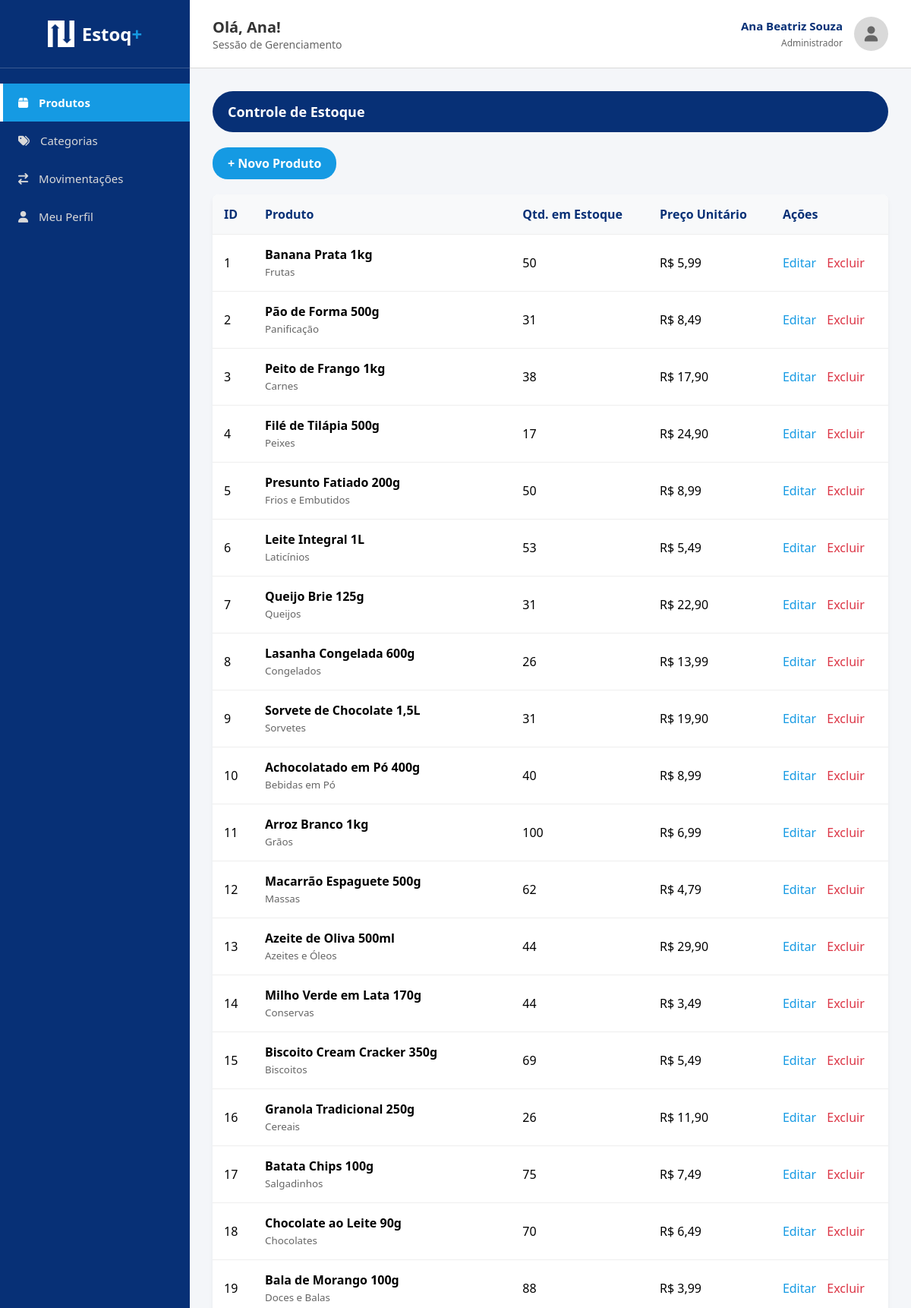
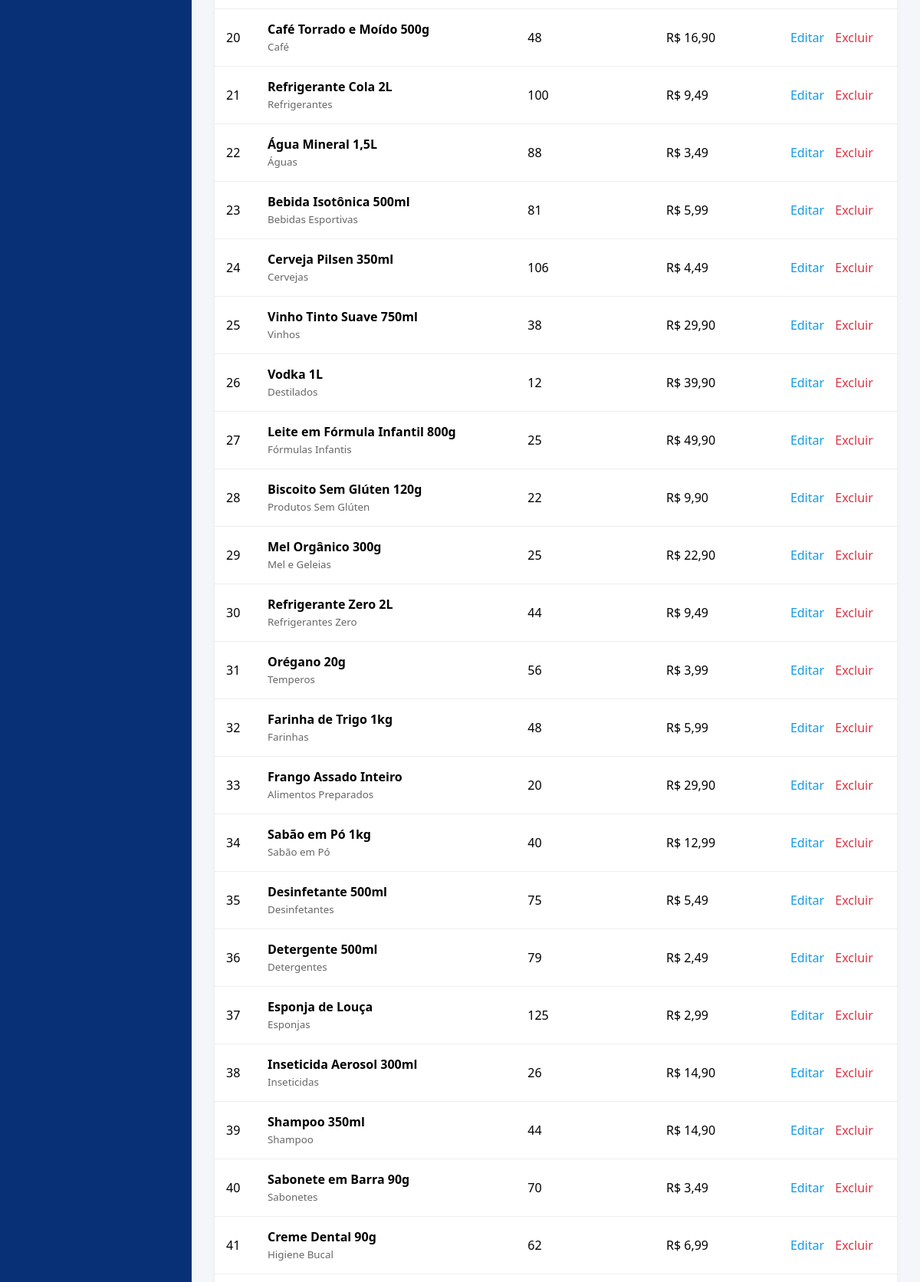
The app's page /produtos/index.php (signed in, upper part) with its own data (2 pictures, top to bottom).
### tables this page shows
CREATE TABLE `produtos` (
  `id_produto` int(11) NOT NULL,
  `codigo` varchar(50) NOT NULL,
  `nome` varchar(150) NOT NULL,
  `id_categoria` int(11) NOT NULL,
  `quantidade_estoque` int(11) NOT NULL DEFAULT 0,
  `preco_venda` decimal(10,2) NOT NULL
);

CREATE TABLE `categorias` (
  `id_categoria` int(11) NOT NULL,
  `nome` varchar(100) NOT NULL
);

### produtos/index.php (the view, shortened to what this page needs)
<?php
require '../config/conexao.php';
$sql = "SELECT p.id_produto, p.codigo, p.nome, p.quantidade_estoque, p.preco_venda, c.nome AS categoria
        FROM produtos p
        INNER JOIN categorias c ON p.id_categoria = c.id_categoria
        ORDER BY p.id_produto";
$resultado = $conn->query($sql);
require '../includes/header.php';
?>
<div class="page-title-bar">Controle de Estoque</div>
<a href="criar.php" class="btn-primary">+ Novo Produto</a>
<table>
    <thead>
        <tr>
            <th>ID</th>
            <th>Produto</th>
            <th>Qtd. em Estoque</th>
            <th>Preço Unitário</th>
            <th>Ações</th>
        </tr>
    </thead>
    <tbody>
        <?php while($produto = $resultado->fetch_assoc()): ?>
            <tr>
                <td><?= $produto['id_produto'] ?></td>
                <td>
                    <strong><?= htmlspecialchars($produto['nome']) ?></strong><br>
                    <small style="color: #666;"><?= htmlspecialchars($produto['categoria']) ?></small>
                </td>
                <td><?= $produto['quantidade_estoque'] ?></td>
                <td>R$ <?= number_format($produto['preco_venda'], 2, ',', '.') ?></td>
                <td>
                    <a href="editar.php?id=<?= $produto['id_produto'] ?>" style="color: #159AE3; text-decoration: none; margin-right: 10px;">Editar</a>
                    <a href="deletar.php?id=<?= $produto['id_produto'] ?>" style="color: #dc3545; text-decoration: none;" onclick="return confirm('Excluir este produto?')">Excluir</a>
                </td>
            </tr>
        <?php endwhile; ?>
    </tbody>
</table>
<?php
require '../includes/footer.php';
?>

### includes/header.php (shortened to what this page needs)
<!DOCTYPE html>
<html lang="pt-br">
<head>
    <link rel="stylesheet" href="/estoque_web/css/style.css">
    <link rel="stylesheet" href="https://cdnjs.cloudflare.com/ajax/libs/font-awesome/6.4.0/css/all.min.css">
</head>
<body>
    <nav class="sidebar">
        <div class="sidebar-logo" style="gap: 10px;">
            <img src="/estoque_web/img/logo.png" alt="Ícone Estoq+" style="max-height: 35px; width: auto;">
            <h2 style="color: white; margin: 0; font-size: 24px;">Estoq<span style="color: #159AE3;">+</span></h2>
        </div>
        <div class="sidebar-menu">
            <a href="/estoque_web/produtos/index.php" class="<?= strpos($_SERVER['PHP_SELF'], 'produtos') !== false ? 'active' : '' ?>">
                <i class="fa-solid fa-box" style="margin-right: 10px;"></i> Produtos
            </a>
            <a href="/estoque_web/categorias/index.php" class="<?= strpos($_SERVER['PHP_SELF'], 'categorias') !== false ? 'active' : '' ?>">
                <i class="fa-solid fa-tags" style="margin-right: 10px;"></i> Categorias
            </a>
            <a href="/estoque_web/movimentacoes/index.php" class="<?= strpos($_SERVER['PHP_SELF'], 'movimentacoes') !== false ? 'active' : '' ?>">
                <i class="fa-solid fa-arrow-right-arrow-left" style="margin-right: 10px;"></i> Movimentações
            </a>
            <a href="/estoque_web/perfil.php" class="<?= strpos($_SERVER['PHP_SELF'], 'perfil.php') !== false ? 'active' : '' ?>">
                <i class="fa-solid fa-user" style="margin-right: 10px;"></i> Meu Perfil
            </a>
        </div>
    </nav>
    <main class="main-content">
        <header class="topbar">
            <div class="topbar-welcome">
                <h1>Olá, <?= explode(' ', $_SESSION['usuario_nome'])[0] ?>!</h1>
                <p>Sessão de Gerenciamento</p>
            </div>
            <div class="topbar-user">
                <div class="user-info">
                    <strong><?= htmlspecialchars($_SESSION['usuario_nome']) ?></strong>
                    <span><?= htmlspecialchars($_SESSION['usuario_cargo']) ?></span>
                </div>
                <div class="user-avatar">
                    <i class="fa-solid fa-user"></i>
                </div>
            </div>
        </header>
        <div class="page-content">

### includes/footer.php (shortened to what this page needs)
        </div>
    </main>
</body>
</html>

### css/style.css (style rules this page uses)
* { margin: 0; padding: 0; box-sizing: border-box; font-family: 'Segoe UI', Tahoma, Geneva, Verdana, sans-serif; }
body { background-color: #f4f6f9; display: flex; height: 100vh; overflow: hidden; }
.sidebar { width: 250px; background-color: #073076; color: white; display: flex; flex-direction: column; flex-shrink: 0; }
.sidebar-logo { height: 90px; min-height: 90px; flex-shrink: 0; display: flex; align-items: center; justify-content: center; padding: 0; border-bottom: 1px solid rgba(255,255,255,0.2); }
.sidebar-logo h2 { margin: 0; }
.sidebar-logo img { max-width: 150px; }
.sidebar-menu { flex: 1; padding: 20px 0; }
.sidebar-menu a { display: block; color: #D9D9D9; text-decoration: none; padding: 15px 20px; font-size: 15px; transition: 0.3s; border-left: 4px solid transparent; }
.sidebar-menu a.active { background-color: #159AE3; color: white; border-left: 4px solid white; font-weight: bold; }
.main-content { flex: 1; display: flex; flex-direction: column; overflow-y: auto; }
.topbar { background-color: white; height: 90px; min-height: 90px; flex-shrink: 0; display: flex; justify-content: space-between; align-items: center; padding: 0 30px; border-bottom: 1px solid #D9D9D9; position: sticky; top: 0; z-index: 100; }
.topbar-welcome h1 { font-size: 20px; color: #333; }
.topbar-welcome p { font-size: 14px; color: #666; }
.topbar-user { display: flex; align-items: center; gap: 15px; }
.user-info { text-align: right; }
.user-info strong { display: block; color: #073076; font-size: 15px; }
.user-info span { font-size: 12px; color: #666; }
.user-avatar { width: 45px; height: 45px; background-color: #D9D9D9; border-radius: 50%; display: flex; justify-content: center; align-items: center; font-size: 20px; color: #666; }
.page-content { padding: 30px; }
.page-title-bar { background-color: #073076; color: white; padding: 15px 20px; border-radius: 30px; margin-bottom: 20px; font-size: 18px; font-weight: bold; }
table { width: 100%; border-collapse: collapse; background: white; box-shadow: 0 4px 6px rgba(0,0,0,0.05); border-radius: 8px; overflow: hidden; }
th, td { padding: 15px; text-align: left; border-bottom: 1px solid #eee; }
th { background-color: #f8f9fa; color: #073076; font-weight: bold; }
.btn-primary { background-color: #159AE3; color: white; padding: 10px 20px; text-decoration: none; border-radius: 20px; border: none; cursor: pointer; font-weight: bold; display: inline-block; margin-bottom: 20px; transition: 0.3s; }

### records on screen
produtos: id_produto "1", nome "Banana Prata 1kg", id_categoria.nome "Frutas", quantidade_estoque "50", preco_venda "5,99"
produtos: id_produto "2", nome "Pão de Forma 500g", id_categoria.nome "Panificação", quantidade_estoque "31", preco_venda "8,49"
produtos: id_produto "3", nome "Peito de Frango 1kg", id_categoria.nome "Carnes", quantidade_estoque "38", preco_venda "17,90"
produtos: id_produto "4", nome "Filé de Tilápia 500g", id_categoria.nome "Peixes", quantidade_estoque "17", preco_venda "24,90"
produtos: id_produto "5", nome "Presunto Fatiado 200g", id_categoria.nome "Frios e Embutidos", quantidade_estoque "50", preco_venda "8,99"
produtos: id_produto "6", nome "Leite Integral 1L", id_categoria.nome "Laticínios", quantidade_estoque "53", preco_venda "5,49"
produtos: id_produto "7", nome "Queijo Brie 125g", id_categoria.nome "Queijos", quantidade_estoque "31", preco_venda "22,90"
produtos: id_produto "8", nome "Lasanha Congelada 600g", id_categoria.nome "Congelados", quantidade_estoque "26", preco_venda "13,99"
produtos: id_produto "9", nome "Sorvete de Chocolate 1,5L", id_categoria.nome "Sorvetes", quantidade_estoque "31", preco_venda "19,90"
produtos: id_produto "10", nome "Achocolatado em Pó 400g", id_categoria.nome "Bebidas em Pó", quantidade_estoque "40", preco_venda "8,99"
produtos: id_produto "11", nome "Arroz Branco 1kg", id_categoria.nome "Grãos", quantidade_estoque "100", preco_venda "6,99"
produtos: id_produto "12", nome "Macarrão Espaguete 500g", id_categoria.nome "Massas", quantidade_estoque "62", preco_venda "4,79"
produtos: id_produto "13", nome "Azeite de Oliva 500ml", id_categoria.nome "Azeites e Óleos", quantidade_estoque "44", preco_venda "29,90"
produtos: id_produto "14", nome "Milho Verde em Lata 170g", id_categoria.nome "Conservas", quantidade_estoque "44", preco_venda "3,49"
produtos: id_produto "15", nome "Biscoito Cream Cracker 350g", id_categoria.nome "Biscoitos", quantidade_estoque "69", preco_venda "5,49"
produtos: id_produto "16", nome "Granola Tradicional 250g", id_categoria.nome "Cereais", quantidade_estoque "26", preco_venda "11,90"
produtos: id_produto "17", nome "Batata Chips 100g", id_categoria.nome "Salgadinhos", quantidade_estoque "75", preco_venda "7,49"
produtos: id_produto "18", nome "Chocolate ao Leite 90g", id_categoria.nome "Chocolates", quantidade_estoque "70", preco_venda "6,49"
produtos: id_produto "19", nome "Bala de Morango 100g", id_categoria.nome "Doces e Balas", quantidade_estoque "88", preco_venda "3,99"
produtos: id_produto "20", nome "Café Torrado e Moído 500g", id_categoria.nome "Café", quantidade_estoque "48", preco_venda "16,90"
produtos: id_produto "21", nome "Refrigerante Cola 2L", id_categoria.nome "Refrigerantes", quantidade_estoque "100", preco_venda "9,49"
produtos: id_produto "22", nome "Água Mineral 1,5L", id_categoria.nome "Águas", quantidade_estoque "88", preco_venda "3,49"
produtos: id_produto "23", nome "Bebida Isotônica 500ml", id_categoria.nome "Bebidas Esportivas", quantidade_estoque "81", preco_venda "5,99"
produtos: id_produto "24", nome "Cerveja Pilsen 350ml", id_categoria.nome "Cervejas", quantidade_estoque "106", preco_venda "4,49"
produtos: id_produto "25", nome "Vinho Tinto Suave 750ml", id_categoria.nome "Vinhos", quantidade_estoque "38", preco_venda "29,90"
produtos: id_produto "26", nome "Vodka 1L", id_categoria.nome "Destilados", quantidade_estoque "12", preco_venda "39,90"
produtos: id_produto "27", nome "Leite em Fórmula Infantil 800g", id_categoria.nome "Fórmulas Infantis", quantidade_estoque "25", preco_venda "49,90"
produtos: id_produto "28", nome "Biscoito Sem Glúten 120g", id_categoria.nome "Produtos Sem Glúten", quantidade_estoque "22", preco_venda "9,90"
produtos: id_produto "29", nome "Mel Orgânico 300g", id_categoria.nome "Mel e Geleias", quantidade_estoque "25", preco_venda "22,90"
produtos: id_produto "30", nome "Refrigerante Zero 2L", id_categoria.nome "Refrigerantes Zero", quantidade_estoque "44", preco_venda "9,49"
produtos: id_produto "31", nome "Orégano 20g", id_categoria.nome "Temperos", quantidade_estoque "56", preco_venda "3,99"
produtos: id_produto "32", nome "Farinha de Trigo 1kg", id_categoria.nome "Farinhas", quantidade_estoque "48", preco_venda "5,99"
produtos: id_produto "33", nome "Frango Assado Inteiro", id_categoria.nome "Alimentos Preparados", quantidade_estoque "20", preco_venda "29,90"
produtos: id_produto "34", nome "Sabão em Pó 1kg", id_categoria.nome "Sabão em Pó", quantidade_estoque "40", preco_venda "12,99"
produtos: id_produto "35", nome "Desinfetante 500ml", id_categoria.nome "Desinfetantes", quantidade_estoque "75", preco_venda "5,49"
produtos: id_produto "36", nome "Detergente 500ml", id_categoria.nome "Detergentes", quantidade_estoque "79", preco_venda "2,49"
produtos: id_produto "37", nome "Esponja de Louça", id_categoria.nome "Esponjas", quantidade_estoque "125", preco_venda "2,99"
produtos: id_produto "38", nome "Inseticida Aerosol 300ml", id_categoria.nome "Inseticidas", quantidade_estoque "26", preco_venda "14,90"
produtos: id_produto "39", nome "Shampoo 350ml", id_categoria.nome "Shampoo", quantidade_estoque "44", preco_venda "14,90"
produtos: id_produto "40", nome "Sabonete em Barra 90g", id_categoria.nome "Sabonetes", quantidade_estoque "70", preco_venda "3,49"
produtos: id_produto "41", nome "Creme Dental 90g", id_categoria.nome "Higiene Bucal", quantidade_estoque "62", preco_venda "6,99"

### other values on screen
explode(' ', $_SESSION['usuario_nome'])[0] "Ana"
$_SESSION['usuario_nome'] "Ana Beatriz Souza"
$_SESSION['usuario_cargo'] "Administrador"
